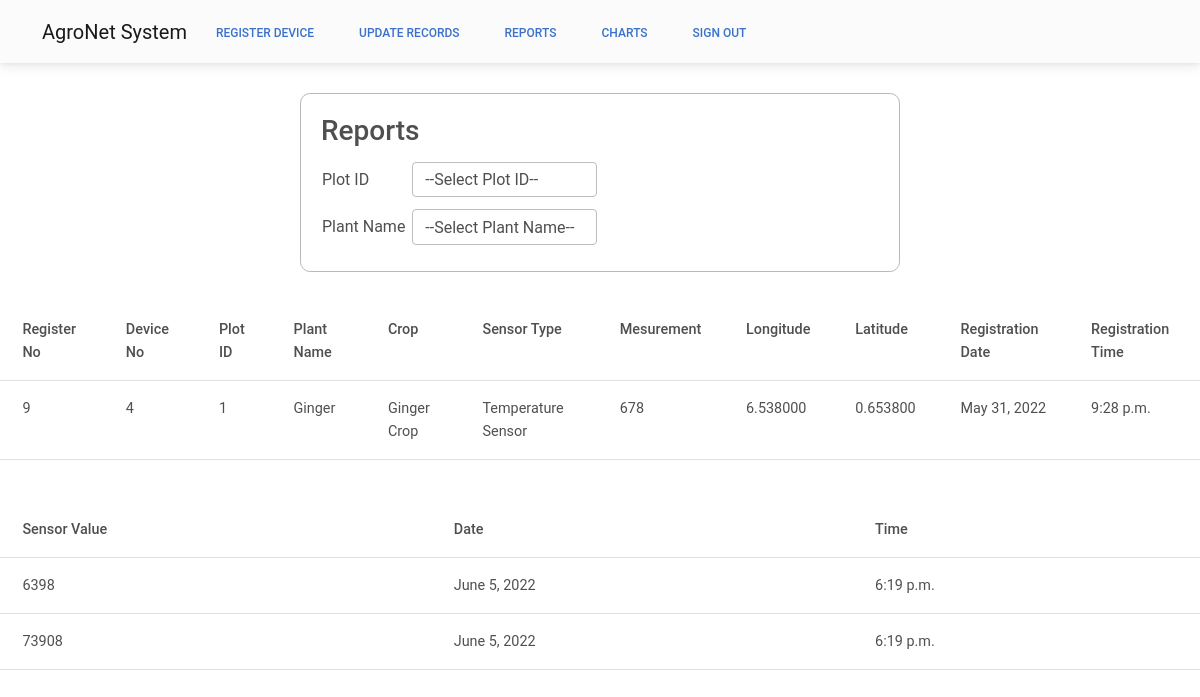
Page /Reports/?param1=9 (signed in) on the committed database.
### sensor/models.py (models this page shows, shortened)
class sensor_register(models.Model):
    register_no = models.AutoField(primary_key=True)
    device_no = models.IntegerField()
    sen_longitude = models.DecimalField(max_digits=7,decimal_places=6, default=1.0)
    sen_latitude = models.DecimalField(max_digits=7,decimal_places=6, default=1.0)
    date = models.DateField(auto_now=True)
    time_zone = models.TimeField(auto_now=True)
    sen_type = models.CharField(max_length=20)
    plant_name = models.CharField(max_length=20)
    measurement = models.IntegerField()
    plot_id = models.IntegerField()
    crop = models.CharField(max_length=50,default=False)
    sensor_value = models.IntegerField(default=0,blank=True)
    value_date = models.DateField(auto_now=True,blank=True)
    value_time = models.TimeField(auto_now=True,blank=True)

class records(models.Model):
    plant_name2 = models.CharField(max_length=20)
    sensor_value2 = models.IntegerField()
    value_date2 = models.DateField(auto_now_add=True)
    value_time2 = models.TimeField(auto_now_add=True)

### sensor/views.py (the view)
# urls.py: path("Reports/", views.Reports, name="Reports"),
@login_required
def Reports(request):
    context = {}
    data = sensor_register.objects.all()
    plot = request.GET.get('param')
    maindata = sensor_register.objects.all().filter(plot_id=plot)
    if 'param1' in request.GET:
        name = request.GET.get('param1')
        data = sensor_register.objects.all().filter(pk=name)
        history = records.objects.all().filter(plant_name2=data[0].plant_name)
        context['history'] = history
    context['data'] = maindata
    context['num'] = plot
    context['sensors'] = data
    return render(request, 'Reports.html', context)

### sensor/templates/Reports.html (shortened to what this page needs)
<!DOCTYPE html>
<html lang="en">
<head>{% load static %}
    <link href="https://cdnjs.cloudflare.com/ajax/libs/mdb-ui-kit/6.2.0/mdb.min.css" rel="stylesheet" />
</head>
<body>
    <nav class="navbar sticky-top navbar-expand-lg navbar-light bg-light">
        <div class="container">
            <a class="navbar-brand me-2" href="/">AgroNet System
            </a>
            <div class="collapse navbar-collapse" id="navbarButtonsExample">
                <div class="d-flex align-items-center">
                    <a href="{% url 'Dashboard' %}"><button class="btn btn-link px-3 me-2">Register Device</button></a>
                    <a href="{% url 'DailyRecords' %}"><button class="btn btn-link px-3 me-2">Update Records</button></a>
                    <a href="{% url 'Reports' %}"><button class="btn btn-link px-3 me-2">Reports</button></a>
                    <a href="{% url 'charts' %}"><button class="btn btn-link px-3 me-2">Charts</button></a>
                    <a href="{% url 'logoutuser' %}"><button class="btn btn-link px-3 me-2">Sign Out</button></a>
                </div>
            </div>
        </div>
    </nav>
    <div class="container" style="margin:30px auto; width: 50%;border: 1px solid rgb(191, 184, 184); border-radius: 10px;padding: 20px;">
        <h3>Reports</h3>
        <table>
            <tr>
                <td>Plot ID </td>
                <td><select class="form-control" name="display_plotid" id="display_plotid">
                    <option>--Select Plot ID--</option>
                </select></td>
            </tr>
            <tr>
                <td>Plant Name </td>
                <td><select  class="form-control" name="display_plant_name" id="display_plant_name">
                    <option>--Select Plant Name--</option>
                </select></td>
            </tr>
        </table>
    </div>
    <div class="main">
        <table class="table" border="0" cellspacing="2">
            <tr>
                <th>Register No</th>
                <th>Device No</th>
                <th>Plot ID</th>
                <th>Plant Name</th>
                <th>Crop</th>
                <th>Sensor Type</th>
                <th>Mesurement</th>
                <th>Longitude</th>
                <th>Latitude</th>
                <th>Registration Date</th>
                <th>Registration Time</th>
            </tr>
            {% for i in sensors %}
            <tr>
                <td>{{ i.register_no }}</td>
                <td>{{ i.device_no }}</td>
                <td>{{ i.plot_id }}</td>
                <td>{{ i.plant_name }}</td>
                <td>{{ i.crop }}</td>
                <td>{{ i.sen_type }}</td>
                <td>{{ i.measurement }}</td>
                <td>{{ i.sen_longitude }}</td>
                <td>{{ i.sen_latitude }}</td>
                <td>{{ i.date }}</td>
                <td>{{ i.time_zone }}</td>
            </tr>
            {% endfor %}
        </table>
        <br>
        <table border="0" cellspacing="3" class="table">
            <tr>
                <th>Sensor Value</th>
                <th>Date</th>
                <th>Time</th>
            </tr>
            {% for i in history %}
            <tr>
                <td>{{i.sensor_value2}}</td>
                <td>{{i.value_date2}}</td>
                <td>{{i.value_time2}}</td>
            </tr>
            {% endfor %}
        </table>
    </div>
</body>
</html>

### sensor/templates/Reports.html (style rules this page uses)
input, select { margin: 5px; }
button { margin: 5px; }

### rows in the picture
sensor_register: register_no "9", device_no "4", plot_id "1", plant_name "Ginger", crop "Ginger Crop", sen_type "Temperature Sensor", measurement "678", sen_longitude "6.538000", sen_latitude "0.653800", date "May 31, 2022", time_zone "9:28 p.m."
records: sensor_value2 "6398", value_date2 "June 5, 2022", value_time2 "6:19 p.m."
records: sensor_value2 "73908", value_date2 "June 5, 2022", value_time2 "6:19 p.m."
